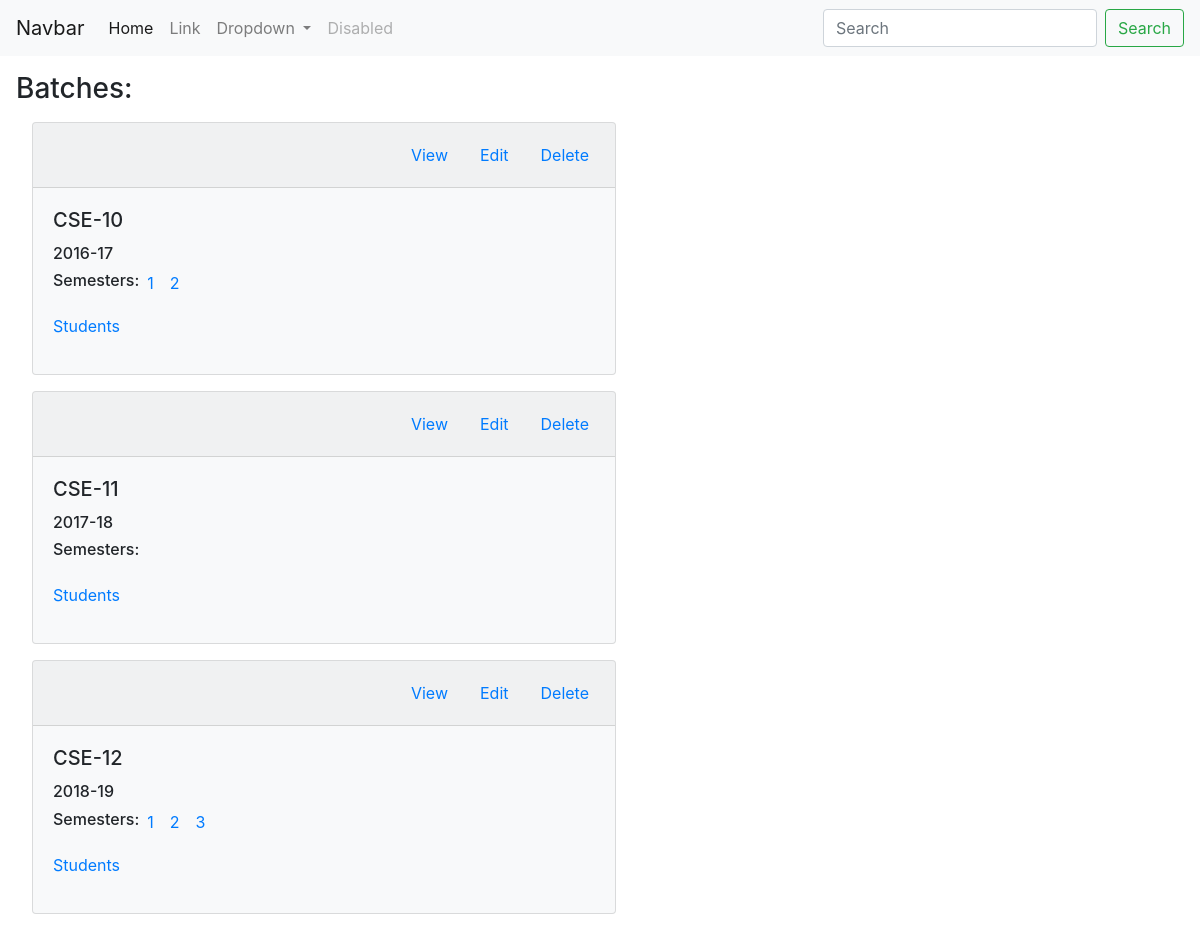
Before: /main/ with the older database file.
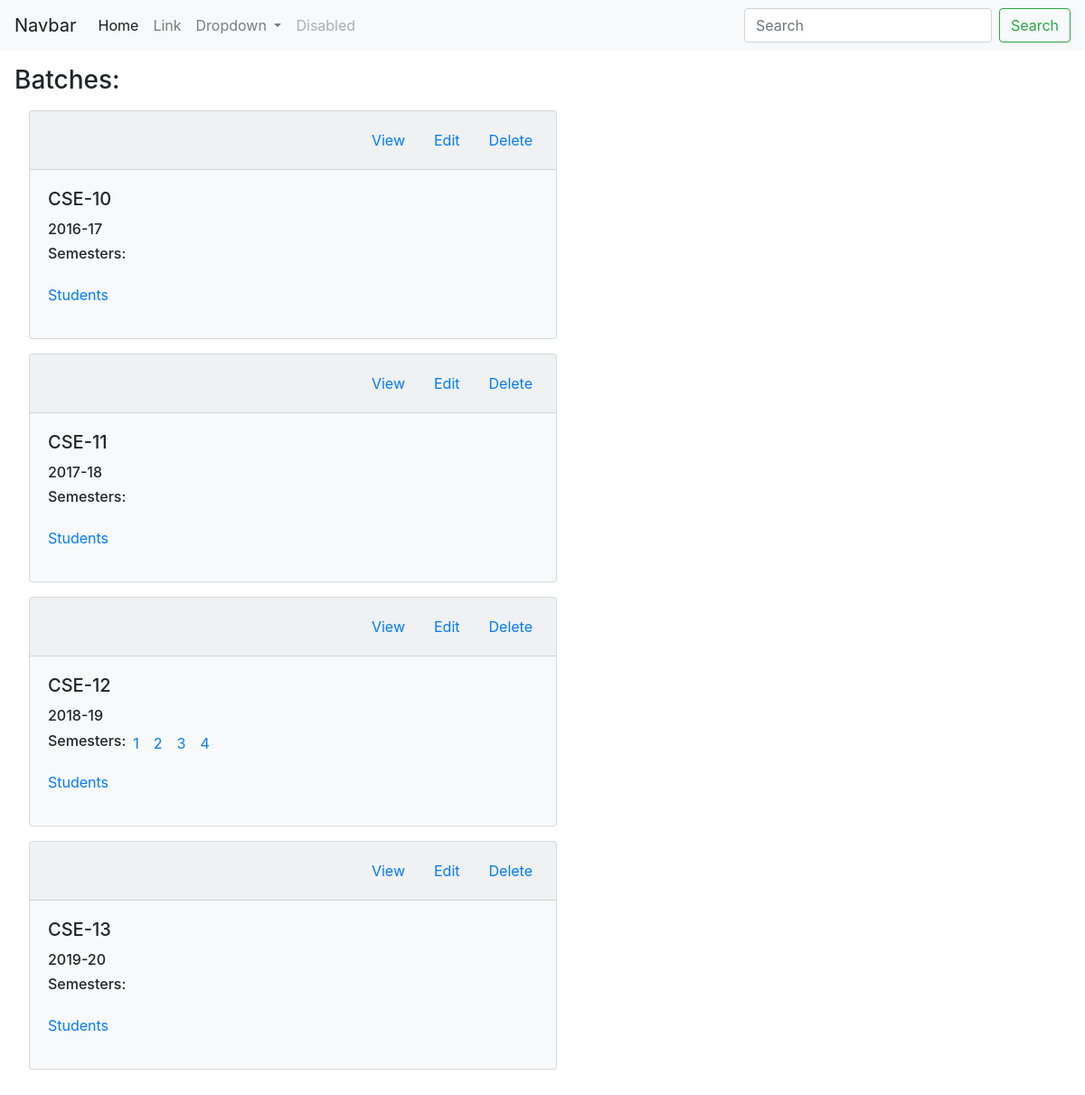
After: the same page with the newer database file.
### main/models.py (models this page shows)
class Batch(models.Model):
    id = models.AutoField
    batch_id = models.CharField(max_length=18, default="") # It shall be removed later, all the work will be modified accrodingly
    batch_no = models.CharField(max_length=6, default="")
    session = models.CharField(max_length=8, default="")

class Semester(models.Model):
    id = models.AutoField
    batch_no = models.CharField(max_length=8, default="")
    semester_no = models.IntegerField(default=None)

### main/views.py (the view, shortened to what this page needs)
# urls.py: path('', views.index, name="index"),
def index(request):
    batches = Batch.objects.all()
    all_batches = list()
    for batch in batches:
        new_dict = dict()
        semester_list = Semester.objects.filter(batch_no=batch.batch_no)
        new_list = list()
        for semester in semester_list:
            new_list.append(semester)
        new_dict['batch_id'] = batch.batch_id
        new_dict['batch_no'] = batch.batch_no
        new_dict['session'] = batch.session
        new_dict['semesters'] = new_list
        all_batches.append(new_dict)
    return render(request, 'main/index.html', {'all_batches' : all_batches})

### main/templates/main/index.html (shortened to what this page needs)
{% extends 'main/base.html' %}
{% block body %}
<section class="batch-list p-3">
    <h3>Batches: </h3>
    {% for batch in all_batches %}
    <div class="card bg-light w-50 m-3">
        <div class="card-header">
            <ul class="nav nav-pills justify-content-end card-header-pills">
                <li class="nav-item">
                    <a class="nav-link" href="#">View</a>
                </li>
                <li class="nav-item">
                    <a class="nav-link" href="#">Edit</a>
                </li>
                <li class="nav-item">
                    <a class="nav-link">Delete</a>
                </li>
            </ul>
        </div>
        <div class="card-body">
            <h5 class="card-title">{{batch.batch_no}}</h5>
            <h6 class="card-text">{{batch.session}}</h6>
            <ul class="list-unstyled d-flex">
                <h6>Semesters: </h6>
                {% for semester in batch.semesters %}
                    {% if semester.batch_no == batch.batch_no  %}
                        <li class="mx-2">
                            <a href="semester_view/{{semester.batch_no}}/{{semester.semester_no}}">{{semester.semester_no}}</a>
                        </li>
                    {% endif %}
                {% endfor %}
            </ul>
            <p><a href="students_view/{{batch.batch_no}}">Students</a></p>
        </div>
    </div>
    {% endfor %}
</section>
{% endblock %}

Changed rows visible on the page:
removed Semester: semester_no "1", shown under "CSE-10"
removed Semester: semester_no "2", shown under "CSE-10"
added Semester: semester_no "4", shown under "CSE-12"
added Batch: batch_no "CSE-13", session "2019-20"
Other visible differences:
new list line: "View Edit Delete Semesters: Students"
